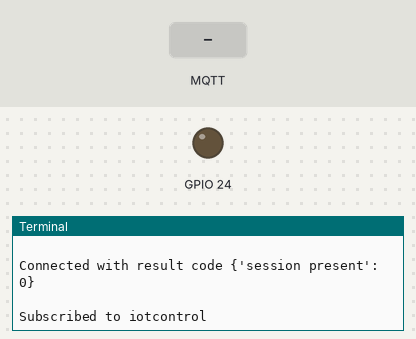
The program below on a simulated Raspberry Pi (BCM pin numbers). Shown: output pins drawn as LEDs (lit = HIGH), the last lines printed to the terminal. The inputs (shaded band) are chosen by the test bench. No MQTT or app messages arrive unless stated.

Above: at 1.3 s.
1.4 s: MQTT message "gpio24on" arrives on the first subscribed topic
At 2.6 s:
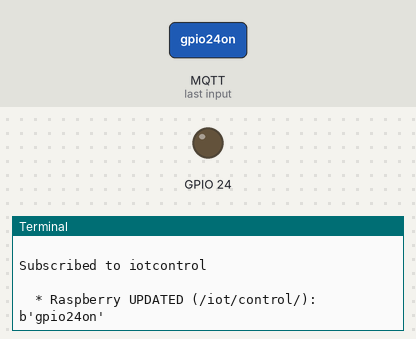
2.9 s: MQTT message "gpio24off" arrives on the first subscribed topic
At 4.0 s:
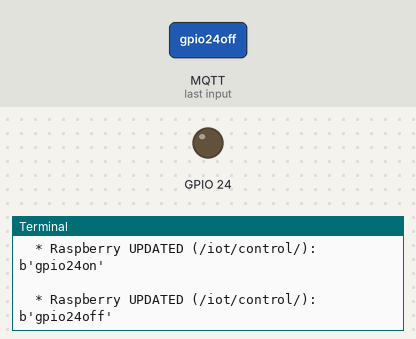
4.4 s: MQTT message "1" arrives on the first subscribed topic
At 5.1 s:
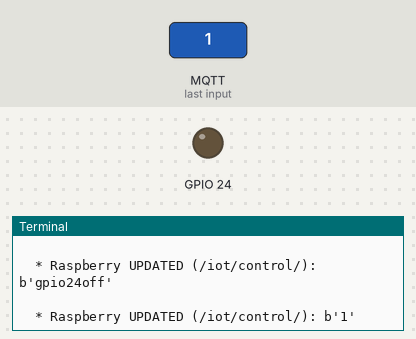

The program:

relaycontrol.py
```python
import paho.mqtt.client as mqtt
import json, time

import RPi.GPIO as GPIO
from time import sleep

# The script as below using BCM GPIO 00..nn numbers
GPIO.setmode(GPIO.BCM)

# Set relay pins as output
GPIO.setup(24, GPIO.OUT)


# ----- CHANGE THESE FOR YOUR SETUP -----
MQTT_HOST = "190.97.168.236"
MQTT_PORT = 1883
USERNAME = ''
PASSWORD = ""
# ---------------------------------------

def on_connect(client, userdata, rc):
    print("\nConnected with result code " + str(rc) + "\n")

    #Subscribing in on_connect() means that if we lose the connection and
    # reconnect then subscriptions will be renewed.
    client.subscribe("/iot/control/")
    print("Subscribed to iotcontrol")


def on_message_iotrl(client, userdata, msg):
    print("\n\t* Raspberry UPDATED ("+msg.topic+"): " + str(msg.payload))
    if msg.payload == "gpio24on":
	GPIO.output(24, GPIO.HIGH)
        client.publish("/iot/status", "Relay gpio18on", 2)
    if msg.payload == "gpio24off":
       GPIO.output(24, GPIO.LOW)
       client.publish("/iot/status", "Relay gpio18off", 2)
def command_error():
    print("Error: Unknown command")


client = mqtt.Client(client_id="rasp-g1")

# Callback declarations (functions run based on certain messages)
client.on_connect = on_connect
client.message_callback_add("/iot/control/", on_message_iotrl)

# This is where the MQTT service connects and starts listening for messages
client.username_pw_set(USERNAME, PASSWORD)
client.connect(MQTT_HOST, MQTT_PORT, 60)
client.loop_start()  # Background thread to call loop() automatically

# Main program loop
while True:
    time.sleep(10)
```

Measured:
- after the input at 1.4 s, the terminal: prints a new line at once (image 1)
- after the input at 2.9 s, the terminal: prints a new line at once (image 2)
- after the input at 4.4 s, the terminal: prints a new line at once (image 3)
